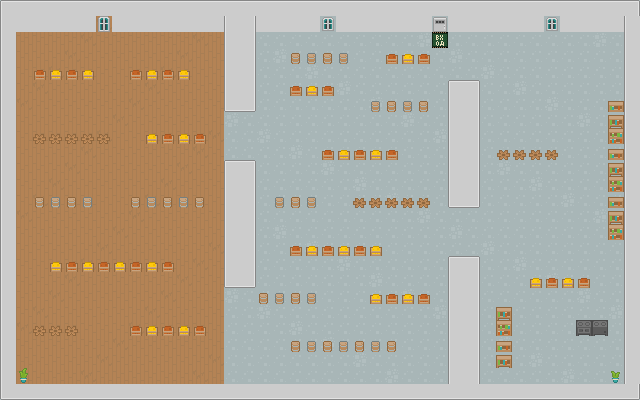

Rendered tile map (Tiled .tmx) drawn with the repository's tilesets; below, a short description and the full map source, tile grids included:
An orthogonal 40x25 tile map with 16x16 px tiles, 2 tile layers (floor, walls) and 18 objects (5x Box, 5x Shelf, 2x Visitor, 2x Battery, Player, ...).

<map version="1.10" tiledversion="1.12.2" orientation="orthogonal" renderorder="right-down" width="40" height="25" tilewidth="16" tileheight="16" infinite="0" nextlayerid="4" nextobjectid="19">
 <tileset firstgid="1" name="nightshift_tiles" tilewidth="16" tileheight="16" tilecount="72" columns="8">
  <image source="nightshift_tiles.png" width="128" height="144" />
 </tileset>
 <layer id="1" name="floor" width="40" height="25">
  <data encoding="csv">
6,4,4,4,4,4,4,7,4,4,4,4,4,4,5,5,5,5,5,5,5,5,6,5,5,5,5,5,5,5,5,5,5,6,5,5,5,5,5,5,
5,4,4,4,4,4,7,4,4,4,4,4,4,7,5,5,5,5,5,5,5,5,5,5,6,5,5,5,5,5,5,5,5,5,5,6,5,5,5,5,
5,4,4,4,4,7,4,4,4,4,4,4,7,4,5,6,5,5,5,5,5,5,5,5,5,5,6,65,5,5,5,5,5,5,5,5,5,6,5,5,
5,4,4,4,7,4,4,4,4,4,4,7,4,4,5,5,5,6,5,5,5,5,5,5,5,5,5,5,6,5,5,5,5,5,5,5,5,5,5,6,
5,4,4,7,4,4,4,4,4,4,7,4,4,4,5,5,5,5,5,6,5,5,5,5,5,5,5,5,5,5,6,5,5,5,5,5,5,5,5,5,
5,4,7,4,4,4,4,4,4,7,4,4,4,4,5,5,5,5,5,5,5,6,5,5,5,5,5,5,5,5,5,5,6,5,5,5,5,5,5,5,
5,7,4,4,4,4,4,4,7,4,4,4,4,4,5,5,5,5,5,5,5,5,5,6,5,5,5,5,5,5,5,5,5,5,6,5,5,5,5,5,
5,4,4,4,4,4,4,7,4,4,4,4,4,4,6,5,5,5,5,5,5,5,5,5,5,6,5,5,5,5,5,5,5,5,5,5,6,5,5,5,
5,4,4,4,4,4,7,4,4,4,4,4,4,7,5,5,6,5,5,5,5,5,5,5,5,5,5,6,5,5,5,5,5,5,5,5,5,5,6,5,
5,4,4,4,4,7,4,4,4,4,4,4,7,4,5,5,5,5,6,5,5,5,5,5,5,5,5,5,5,6,5,5,5,5,5,5,5,5,5,5,
5,4,4,4,7,4,4,4,4,4,4,7,4,4,5,5,5,5,5,5,6,5,5,5,5,5,5,5,5,5,5,6,5,5,5,5,5,5,5,5,
6,4,4,7,4,4,4,4,4,4,7,4,4,4,5,5,5,5,5,5,5,5,6,5,5,5,5,5,5,5,5,5,5,6,5,5,5,5,5,5,
5,4,7,4,4,4,4,4,4,7,4,4,4,4,5,5,5,5,5,5,5,5,5,5,6,5,5,5,5,5,5,5,5,5,5,6,5,5,5,5,
5,7,4,4,4,4,4,4,7,4,4,4,4,4,5,6,5,5,5,5,5,5,5,5,5,5,6,5,5,5,5,5,5,5,5,5,5,6,5,5,
5,4,4,4,4,4,4,7,4,4,4,4,4,4,5,5,5,6,5,5,5,5,5,5,5,5,5,5,6,5,5,5,5,5,5,5,5,5,5,6,
5,4,4,4,4,4,7,4,4,4,4,4,4,7,5,5,5,5,5,6,5,5,5,5,5,5,5,5,5,5,6,5,5,5,5,5,5,5,5,5,
5,4,4,4,4,7,4,4,4,4,4,4,7,4,5,5,5,5,5,5,5,6,5,5,5,5,5,5,5,5,5,5,6,5,5,5,5,5,5,5,
5,4,4,4,7,4,4,4,4,4,4,7,4,4,5,5,5,5,5,5,5,5,5,6,5,5,5,5,5,5,5,5,5,5,6,5,5,5,5,5,
5,4,4,7,4,4,4,4,4,4,7,4,4,4,6,5,5,5,5,5,5,5,5,5,5,6,5,5,5,5,5,5,5,5,5,5,6,5,5,5,
5,4,7,4,4,4,4,4,4,7,4,4,4,4,5,5,6,5,5,5,5,5,5,5,5,5,5,6,5,5,5,5,5,5,5,5,5,5,6,5,
5,7,4,4,4,4,4,4,7,4,4,4,4,4,5,5,5,5,6,5,5,5,5,5,5,5,5,5,5,6,5,5,5,5,5,5,5,5,5,5,
5,4,4,4,4,4,4,7,4,4,4,4,4,4,5,5,5,5,5,5,6,5,5,5,5,5,5,5,5,5,5,6,5,5,5,5,5,5,5,5,
6,4,4,4,4,4,7,4,4,4,4,4,4,7,5,5,5,5,5,5,5,5,6,5,5,5,5,5,5,5,5,5,5,6,5,5,5,5,5,5,
5,4,4,4,4,7,4,4,4,4,4,4,7,4,5,5,5,5,5,5,5,5,5,5,6,5,5,5,5,5,5,5,5,5,5,6,5,5,5,5,
5,4,4,4,7,4,4,4,4,4,4,7,4,4,5,6,5,5,5,5,5,5,5,5,5,5,6,5,5,5,5,5,5,5,5,5,5,6,5,5
</data>
 </layer>
 <layer id="2" name="walls" width="40" height="25">
  <data encoding="csv">
9,10,10,10,10,10,10,10,10,10,10,10,10,10,10,10,10,10,10,10,10,10,10,10,10,10,10,10,10,10,10,10,10,10,10,10,10,10,10,11,
12,18,18,18,18,18,24,18,18,18,18,18,18,18,12,14,18,18,18,18,23,18,18,18,18,18,18,21,18,18,18,18,18,18,23,18,18,18,18,12,
12,0,0,0,0,0,0,0,0,0,0,0,0,0,12,14,0,0,0,0,0,0,0,0,0,0,0,0,0,0,0,0,0,0,0,0,0,0,0,12,
12,0,0,0,0,0,0,0,0,0,0,0,0,0,12,14,0,0,49,50,49,50,0,0,51,52,51,0,0,0,0,0,0,0,0,0,0,0,0,12,
12,0,51,52,51,52,0,0,51,52,51,52,0,0,12,14,0,0,0,0,0,0,0,0,0,0,0,0,0,0,0,0,0,0,0,0,0,0,0,12,
12,0,0,0,0,0,0,0,0,0,0,0,0,0,12,14,0,0,51,52,51,0,0,0,0,0,0,0,9,11,0,0,0,0,0,0,0,0,0,12,
12,0,0,0,0,0,0,0,0,0,0,0,0,0,15,17,0,0,0,0,0,0,0,50,49,50,49,0,12,14,0,0,0,0,0,0,0,0,44,12,
12,0,0,0,0,0,0,0,0,0,0,0,0,0,0,0,0,0,0,0,0,0,0,0,0,0,0,0,12,14,0,0,0,0,0,0,0,0,45,12,
12,0,53,53,53,53,53,0,0,52,51,52,51,0,0,0,0,0,0,0,0,0,0,0,0,0,0,0,12,14,0,0,0,0,0,0,0,0,46,12,
12,0,0,0,0,0,0,0,0,0,0,0,0,0,0,0,0,0,0,0,51,52,51,52,51,0,0,0,12,14,0,53,53,53,53,0,0,0,44,12,
12,0,0,0,0,0,0,0,0,0,0,0,0,0,9,11,0,0,0,0,0,0,0,0,0,0,0,0,12,14,0,0,0,0,0,0,0,0,45,12,
12,0,0,0,0,0,0,0,0,0,0,0,0,0,12,14,0,0,0,0,0,0,0,0,0,0,0,0,12,14,0,0,0,0,0,0,0,0,46,12,
12,0,49,50,49,50,0,0,49,50,49,50,49,0,12,14,0,50,49,50,0,0,53,53,53,53,53,0,15,17,0,0,0,0,0,0,0,0,44,12,
12,0,0,0,0,0,0,0,0,0,0,0,0,0,12,14,0,0,0,0,0,0,0,0,0,0,0,0,0,0,0,0,0,0,0,0,0,0,45,12,
12,0,0,0,0,0,0,0,0,0,0,0,0,0,12,14,0,0,0,0,0,0,0,0,0,0,0,0,0,0,0,0,0,0,0,0,0,0,46,12,
12,0,0,0,0,0,0,0,0,0,0,0,0,0,12,14,0,0,51,52,51,52,51,52,0,0,0,0,0,0,0,0,0,0,0,0,0,0,0,12,
12,0,0,52,51,52,51,52,51,52,51,0,0,0,12,14,0,0,0,0,0,0,0,0,0,0,0,0,9,11,0,0,0,0,0,0,0,0,0,12,
12,0,0,0,0,0,0,0,0,0,0,0,0,0,15,17,0,0,0,0,0,0,0,0,0,0,0,0,12,14,0,0,0,52,51,52,51,0,0,12,
12,0,0,0,0,0,0,0,0,0,0,0,0,0,0,0,49,50,49,50,0,0,0,52,51,52,51,0,12,14,0,0,0,0,0,0,0,0,0,12,
12,0,0,0,0,0,0,0,0,0,0,0,0,0,0,0,0,0,0,0,0,0,0,0,0,0,0,0,12,14,0,45,0,0,0,0,0,0,0,12,
12,0,53,53,53,0,0,0,51,52,51,52,51,0,0,0,0,0,0,0,0,0,0,0,0,0,0,0,12,14,0,46,0,0,0,0,55,56,0,12,
12,0,0,0,0,0,0,0,0,0,0,0,0,0,0,0,0,0,49,50,49,50,49,50,49,0,0,0,12,14,0,44,0,0,0,0,0,0,0,12,
12,0,0,0,0,0,0,0,0,0,0,0,0,0,0,0,0,0,0,0,0,0,0,0,0,0,0,0,12,14,0,45,0,0,0,0,0,0,0,12,
12,57,0,0,0,0,0,0,0,0,0,0,0,0,0,0,0,0,0,0,0,0,0,0,0,0,0,0,12,14,0,0,0,0,0,0,0,0,58,12,
15,16,16,16,16,16,16,16,16,16,16,16,16,16,16,16,16,16,16,16,16,16,16,16,16,16,16,16,16,16,16,16,16,16,16,16,16,16,16,17
</data>
 </layer>
 <objectgroup id="3" name="objects">
  <object id="1" name="player" type="Player" x="32" y="352" width="16" height="16" />
  <object id="2" name="exit" type="Exit" x="592" y="32" width="16" height="16" />
  <object id="3" name="visitor1" type="Visitor" x="159.599" y="95.6035" width="16" height="32" />
  <object id="4" name="visitor2" type="Visitor" x="574.654" y="157.068" width="16" height="32" />
  <object id="5" name="box1" type="Box" x="192" y="32" width="16" height="16" />
  <object id="6" name="box2" type="Box" x="48" y="224" width="16" height="16" />
  <object id="7" name="box3" type="Box" x="400" y="64" width="16" height="16" />
  <object id="8" name="box4" type="Box" x="416" y="352" width="16" height="16" />
  <object id="9" name="box5" type="Box" x="512" y="64" width="16" height="16" />
  <object id="10" name="shelf1" type="Shelf" x="96" y="96" width="16" height="16" />
  <object id="11" name="shelf2" type="Shelf" x="176" y="288" width="16" height="16" />
  <object id="12" name="shelf3" type="Shelf" x="336" y="256" width="16" height="16" />
  <object id="13" name="shelf4" type="Shelf" x="528" y="320" width="16" height="16" />
  <object id="14" name="shelf5" type="Shelf" x="480" y="224" width="16" height="16" />
  <object id="15" name="battery1" type="Battery" x="112" y="160" width="16" height="16" />
  <object id="16" name="battery2" type="Battery" x="272" y="352" width="16" height="16" />
  <object id="17" name="coffee1" type="Coffee" x="576" y="256" width="16" height="16" />
  <object id="18" name="omamori1" type="Omamori" x="384" y="208" width="16" height="16" />
 </objectgroup>
</map>
